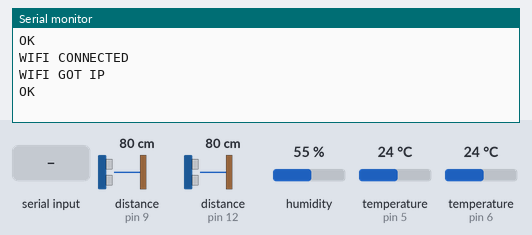
Bench run of a sketch on a simulated Arduino Uno, built with avr-gcc and run on an emulated ATmega328P. Parts: the last lines printed to the serial monitor. Wiring (inferred from the names in the program): 2 × ultrasonic range finder: trigger pin 8, echo pin 9 / trigger pin 13, echo pin 12. The test bench sets the inputs (shaded band); at power-on: distance to the obstacle (sensors on pin 9, pin 12) 80 cm, humidity 55 %, temperature (sensors on pin 5, pin 6) 24 °C. The echo pulse lasts 58.3 µs per cm; the modem accepts every AT command (registered, SIM ready, sends succeed) and sends nothing else.

Above: at 10.2 s.
10.3 s: "vivo 1906\n" received over the second serial link
At 13.0 s:
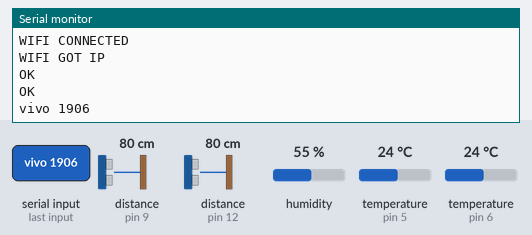
13.3 s: "1" received over the second serial link
17.0 s: "vivo 1906\n" received over the second serial link
At 17.4 s:
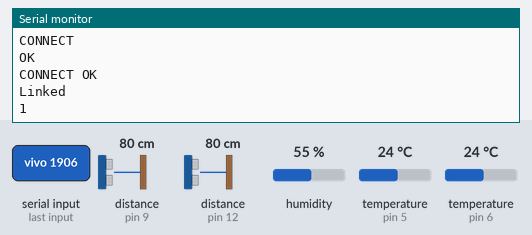

Measured:
- after the input at 10.3 s, the serial monitor: prints a new line after 1.6 s (image 1)

The sketch:

OysterDetectorArduino.ino
```cpp
#include <OneWire.h>
#include <DallasTemperature.h>
#include <LiquidCrystal.h>
#include <DHT.h>
#include <SoftwareSerial.h>

const char* ssid = "2.4G";
const char* password = "Ew@nk0b@143!1122";
// const char* ssid = "vivo 1906";
// const char* password = "tarnatemikay";

//ThingSpeak Creds
const char* apiKey = "OFTR6NSN7P59Z91B";
const char* server = "api.thingspeak.com";

//PushingBox Creds
const char* host = "api.pushingbox.com";
const char* dev1id = "v112D64D9B15828A";
const char* dev2id = "v15F1F83B79CD217";

const int serverPort = 80;
const int updateInterval = 15000;

namespace pins {
  const byte tds_sensor = A1;
  const byte one_wire_bus = 6; // Dallas Temperature Sensor
  const byte dht_pin = 5;
  const byte trigPin = 8;
  const byte echoPin = 9;
  const byte rxPin = 2;
  const byte txPin = 3;
  const byte trigPin2 = 13;
  const byte echoPin2 = 12;
}

namespace sensors {
  float ec = 0;
  float ecCalibration = 1;
  int tds = 0;
  float waterTemp = 0;
  float humidity = 0;
  float airTemp = 0;
  float distance = 0;
  long duration;
  float distance2 = 0;
  long duration2;
}

namespace device {
  float aref = 4.3;
}

SoftwareSerial espSerial(pins::rxPin, pins::txPin);  // RX, TX

OneWire oneWire(pins::one_wire_bus);
DallasTemperature dallasTemperature(&oneWire);
DHT dht(pins::dht_pin, DHT11);

void setup() {
  Serial.begin(9600);         // Initialize Arduino serial communication
  espSerial.begin(9600);    // Initialize ESP8266 serial communication
  delay(2000);                // Wait for ESP8266 to initialize
  dallasTemperature.begin();
  dht.begin();
  pinMode(pins::trigPin, OUTPUT);
  pinMode(pins::echoPin, INPUT);

  pinMode(pins::trigPin2, OUTPUT);
  pinMode(pins::echoPin2, INPUT);

  connectToWiFi();
}

void loop() {
  readQuick();
  sendToThingSpeak();
  Serial.println("===============================================");
  Serial.print(F("TDS:")); Serial.println(sensors::tds);
  Serial.print(F("Water Temp:")); Serial.println(sensors::waterTemp,2);
  Serial.print(F("Humidity:")); Serial.print(sensors::humidity,0); Serial.println("%");
  Serial.print(F("Air Temp:")); Serial.println(sensors::airTemp,2);
  Serial.print(F("Distance #1 in cm:")); Serial.println(sensors::distance,2);
  Serial.print(F("Distance #2 in cm:")); Serial.println(sensors::distance2,2);
  Serial.println("===============================================");
  if(sensors::distance <= 50){
    sendNotif(dev1id);
  }
  if(sensors::distance2 <= 50){
    sendNotif(dev2id);
  }
  delay(15000);
}
void readQuick() {
  dallasTemperature.requestTemperatures();
  sensors::waterTemp = dallasTemperature.getTempCByIndex(0);
  float rawEc = analogRead(pins::tds_sensor) * device::aref / 1024.0; // read the analog value more stable by the median filtering algorithm, and convert to voltage value
  float temperatureCoefficient = 1.0 + 0.02 * (sensors::waterTemp - 25.0); // temperature compensation formula: fFinalResult(25^C) = fFinalResult(current)/(1.0+0.02*(fTP-25.0));
  sensors::ec = (rawEc / temperatureCoefficient) * sensors::ecCalibration; // temperature and calibration compensation
  sensors::tds = (133.42 * pow(sensors::ec, 3) - 255.86 * sensors::ec * sensors::ec + 857.39 * sensors::ec) * 0.5; //convert voltage value to tds value
  sensors::humidity = dht.readHumidity();
  sensors::airTemp = dht.readTemperature();

  //Ultrasonic code block logic
  digitalWrite(pins::trigPin, HIGH);
  delayMicroseconds(10);
  digitalWrite(pins::trigPin, LOW);
  sensors::duration = pulseIn(pins::echoPin, HIGH);
  sensors::distance = sensors::duration * 0.034 / 2;
  //End of Ultrasonic code block logic

  //Ultrasonic code block logic
  digitalWrite(pins::trigPin2, HIGH);
  delayMicroseconds(10);
  digitalWrite(pins::trigPin2, LOW);
  sensors::duration2 = pulseIn(pins::echoPin2, HIGH);
  sensors::distance2 = sensors::duration2 * 0.034 / 2;
  //End of Ultrasonic code block logic

}

void connectToWiFi(){
  sendATCommand("AT+CWMODE=1\r\n", 2000);   // Set ESP8266 mode to Station mode
  sendATCommand("AT+CWJAP=\""+String(ssid)+"\",\""+String(password)+"\"\r\n", 5000);   // Connect to Wi-Fi network
}

void sendToThingSpeak(){
  String data = "GET /update?api_key=" + String(apiKey) + "&field1=" + String(sensors::tds)+ "&field2=" + String(sensors::waterTemp)+ "&field3=" + String(sensors::humidity)+ "&field4=" + String(sensors::airTemp)+ "&field5=" + String(sensors::distance)+ "&field6=" + String(sensors::distance2);

  sendATCommand("AT+CIPMUX=0\r\n", 2000);   // Set single connection mode
  sendATCommand("AT+CIPSTART=\"TCP\",\""+String(server)+"\",80\r\n", 5000);   // Establish TCP connection
  sendATCommand("AT+CIPSEND=" + String(data.length()+10) + "\r\n", 2000);   // Send data length for HTTP request
  sendATCommand(data + "\r\n", 5000);   // Send HTTP request
  sendATCommand("AT+CIPCLOSE=0\r\n", 2000);   // Close TCP connection
}

void sendATCommand(String command, unsigned long timeout) {
  espSerial.print(command);     // Send AT command
  unsigned long startTime = millis();
  String response = "";

  while (millis() - startTime < timeout) {
    if (espSerial.available()) {
      // Read the response character by character
      char c = espSerial.read();
      response += c;
    }
  }

  // Print the complete response
  Serial.println(response);
}

void sendNotif(char* devid){
  String command = "AT+CIPSTART=\"TCP\",\""+String(host)+"\",80\r\n";
  sendATCommand(command, 2000);
  delay(1000);

  String url = "GET /pushingbox?devid="+String(devid)+" HTTP/1.1\r\n";
  url += "Host: "+String(host)+"\r\n";
  url += "Connection: close\r\n\r\n";

  command = "AT+CIPSEND=";
  command += String(url.length());
  command += "\r\n";
  sendATCommand(command, 1000);

  sendATCommand(url, 2000);

  // Close the connection
  sendATCommand("AT+CIPCLOSE\r\n", 2000);
}
```
